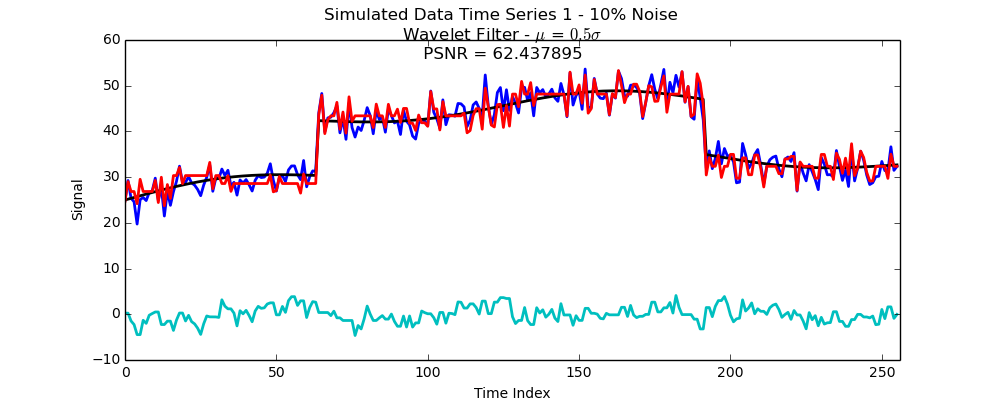

This figure's Python source:
import numpy as np
import random as rnd

# -------- Generate Synthetic Signal --------

def buildsignal(pernoise):

    DataLen = 256
    TrueData = np.zeros(DataLen)
    Data = np.zeros(DataLen)

    # ---- Set Parameters ----

    mu = 25.0
    amp1 = 10.0
    amp2 = 2.0
    per1 = 712.0
    per2 = 128.0
    jump = 12.0

    noisesig = (amp1 + amp2 + jump)*pernoise/100

    # ---- Build Signals ----

    for i in range(DataLen/4, 3*DataLen/4):
        TrueData[i] += jump
        Data[i] += jump

    for i in range(DataLen):
        TrueData[i] += mu + amp1*np.sin(i*2*np.pi/per1) + amp2*np.sin(i*2*np.pi/per2)
        Data[i] += mu + amp1*np.sin(i*2*np.pi/per1) + amp2*np.sin(i*2*np.pi/per2) + rnd.gauss(0, noisesig)

    return TrueData, Data


# -------- Wavelet Filter --------

# ---- DWT ----

def DWT(x):
    N = len(x)

    if N == 1 or N % 2 > 0:
        return x, N

    output = np.zeros(N)

    for i in range(N/2):
        output[i] = (x[i*2] + x[i*2 + 1])/2.
        output[N/2 + i] = (x[i*2] - x[i*2 + 1])/2.

    output[0 : N/2], length = DWT(output[0 : N/2])

    return output, length


# ---- iDWT ----

def iDWT(x, p, length):
    N = len(x)
    cap = 2**p*length

    if cap == N:
        return x

    output = np.zeros(N)
    output[2*cap : N] = x[2*cap : N]

    for i in range(cap):
        output[2*i] = x[i] + x[cap + i]
        output[2*i + 1] = x[i] - x[cap + i]

    output = iDWT(output, p + 1, length)

    return output


def WaveletFilter(Data, cutofffactor):

    # ---- DWT Data ----

    DataLen = len(Data)
    WTData, length = DWT(Data)


    # ---- Smooth Data ----

    hardcut = cutofffactor*np.std(WTData)

    for i in range(DataLen):
        if np.abs(WTData[i]) < hardcut:
            WTData[i] = 0


    # ---- Inverse DWT Data ----

    WaveletFilterData = iDWT(WTData, 0, length)

    return WaveletFilterData


# ---- Calculate PSNR ----

def psnr(SmoothedData, TrueData):
    mse = np.average((SmoothedData - TrueData)**2)
    psnr = 20*np.log(np.max(SmoothedData)) - 10*np.log(mse)

    return psnr


# ---- Plot Results ----

TrueData, Data = buildsignal(10)
SmoothedData = WaveletFilter(Data, 0.5)
DataLen = len(Data)

# Plotting results
import matplotlib as matplotlib
import matplotlib.pyplot as plt

fig = plt.gcf()

psnrval = psnr(SmoothedData, TrueData)

fig.suptitle('Simulated Data Time Series 1 - 10%% Noise \n Wavelet Filter - $\mu$ = $0.5 \sigma$ \n PSNR = %f' %psnrval,  fontsize = 12)
fig.set_size_inches(10, 4)
matplotlib.rcParams.update({'font.size': 10})

plt.xlabel('Time Index')
plt.ylabel('Signal')

plt.plot(range(DataLen), Data, 'b', lw = 2)
plt.plot(range(DataLen), TrueData, 'k', lw = 2)
plt.plot(range(DataLen), SmoothedData, 'r', lw = 2)
plt.plot(range(DataLen), Data - SmoothedData, 'c', lw = 2)
plt.xlim(0, DataLen)

fig.savefig('WaveletSignal1Best.png')
plt.show()
